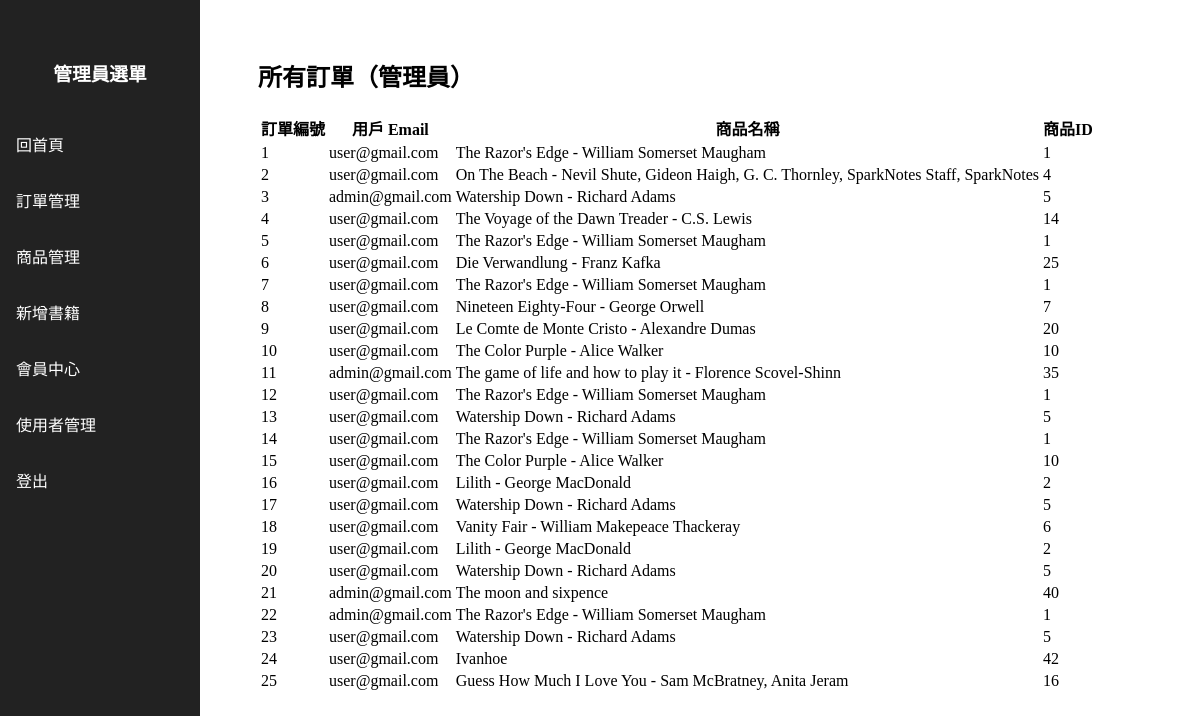
/admin/orders (signed in), run on the app's committed database.
### tables this page shows
CREATE TABLE Orders
		(orderId INTEGER PRIMARY KEY AUTOINCREMENT,
		userId INTEGER,
		productId INTEGER,
		FOREIGN KEY(userId) REFERENCES users(userId),
		FOREIGN KEY(productId) REFERENCES products(productId)
		);

CREATE TABLE users  
		(userId INTEGER PRIMARY KEY, 
		password TEXT,
		email TEXT,
		firstName TEXT,
		lastName TEXT,
		address1 TEXT,
		address2 TEXT,
		zipcode TEXT,
		city TEXT,
		state TEXT,
		country TEXT, 
		phone TEXT
		, isAdmin INTEGER DEFAULT 0);

CREATE TABLE products
		(productId INTEGER PRIMARY KEY,
		name TEXT,
		price REAL,
		description TEXT,
		image TEXT,
		stock INTEGER,
		categoryId INTEGER, author TEXT,
		FOREIGN KEY(categoryId) REFERENCES categories(categoryId)
		);

### main.py (the view)
@app.route("/admin/orders")
def admin_orders():
    if not session.get('isAdmin'):
        return redirect(url_for('root'))
    orders = query_db("""
        SELECT Orders.orderId, users.email, products.name, Orders.productId
        FROM Orders
        JOIN users ON Orders.userId = users.userId
        JOIN products ON Orders.productId = products.productId
    """)
    return render_template("admin_orders.html", orders=orders)

### db.py (called while the page is built)
def query_db(query, args=(), one=False):
    with sqlite3.connect(DB_PATH) as conn:
        cur = conn.cursor()
        cur.execute(query, args)
        rv = cur.fetchall()
        return (rv[0] if rv else None) if one else rv

### templates/admin_orders.html
{% extends "admin.html" %}
{% block content %}
<h2>所有訂單（管理員）</h2>
<table>
    <tr>
        <th>訂單編號</th>
        <th>用戶 Email</th>
        <th>商品名稱</th>
        <th>商品ID</th>
    </tr>
    {% for order in orders %}
    <tr>
        <td>{{ order[0] }}</td>
        <td>{{ order[1] }}</td>
        <td>{{ order[2] }}</td>
        <td>{{ order[3] }}</td>
    </tr>
    {% endfor %}
</table>
{% endblock %}

### data on the page
Orders: orderId "1", email "user@gmail.com", name "The Razor's Edge - William Somerset Maugham", productId "1"
Orders: orderId "2", email "user@gmail.com", name "On The Beach - Nevil Shute, Gideon Haigh, G. C. Thornley, SparkNotes Staff, SparkNotes", productId "4"
Orders: orderId "3", email "admin@gmail.com", name "Watership Down - Richard Adams", productId "5"
Orders: orderId "4", email "user@gmail.com", name "The Voyage of the Dawn Treader - C.S. Lewis", productId "14"
Orders: orderId "5", email "user@gmail.com", name "The Razor's Edge - William Somerset Maugham", productId "1"
Orders: orderId "6", email "user@gmail.com", name "Die Verwandlung - Franz Kafka", productId "25"
Orders: orderId "7", email "user@gmail.com", name "The Razor's Edge - William Somerset Maugham", productId "1"
Orders: orderId "8", email "user@gmail.com", name "Nineteen Eighty-Four - George Orwell", productId "7"
Orders: orderId "9", email "user@gmail.com", name "Le Comte de Monte Cristo - Alexandre Dumas", productId "20"
Orders: orderId "10", email "user@gmail.com", name "The Color Purple - Alice Walker", productId "10"
Orders: orderId "11", email "admin@gmail.com", name "The game of life and how to play it - Florence Scovel-Shinn", productId "35"
Orders: orderId "12", email "user@gmail.com", name "The Razor's Edge - William Somerset Maugham", productId "1"
Orders: orderId "13", email "user@gmail.com", name "Watership Down - Richard Adams", productId "5"
Orders: orderId "14", email "user@gmail.com", name "The Razor's Edge - William Somerset Maugham", productId "1"
Orders: orderId "15", email "user@gmail.com", name "The Color Purple - Alice Walker", productId "10"
Orders: orderId "16", email "user@gmail.com", name "Lilith - George MacDonald", productId "2"
Orders: orderId "17", email "user@gmail.com", name "Watership Down - Richard Adams", productId "5"
Orders: orderId "18", email "user@gmail.com", name "Vanity Fair - William Makepeace Thackeray", productId "6"
Orders: orderId "19", email "user@gmail.com", name "Lilith - George MacDonald", productId "2"
Orders: orderId "20", email "user@gmail.com", name "Watership Down - Richard Adams", productId "5"
Orders: orderId "21", email "admin@gmail.com", name "The moon and sixpence", productId "40"
Orders: orderId "22", email "admin@gmail.com", name "The Razor's Edge - William Somerset Maugham", productId "1"
Orders: orderId "23", email "user@gmail.com", name "Watership Down - Richard Adams", productId "5"
Orders: orderId "24", email "user@gmail.com", name "Ivanhoe", productId "42"
Orders: orderId "25", email "user@gmail.com", name "Guess How Much I Love You - Sam McBratney, Anita Jeram", productId "16"
